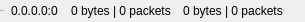
              <widget class="QFrame" name="bottomBar">
               <property name="minimumSize">
                <size>
                 <width>0</width>
                 <height>22</height>
                </size>
               </property>
               <property name="maximumSize">
                <size>
                 <width>16777215</width>
                 <height>22</height>
                </size>
               </property>
               <property name="frameShape">
                <enum>QFrame::NoFrame</enum>
               </property>
               <property name="frameShadow">
                <enum>QFrame::Raised</enum>
               </property>
               <layout class="QHBoxLayout" name="horizontalLayout_5">
                <property name="spacing">
                 <number>0</number>
                </property>
                <property name="leftMargin">
                 <number>0</number>
                </property>
                <property name="topMargin">
                 <number>0</number>
                </property>
                <property name="rightMargin">
                 <number>0</number>
                </property>
                <property name="bottomMargin">
                 <number>0</number>
                </property>
                <item>
                 <widget class="QLabel" name="lbl_server_addr">
                  <property name="sizePolicy">
                   <sizepolicy hsizetype="Preferred" vsizetype="Preferred">
                    <horstretch>0</horstretch>
                    <verstretch>0</verstretch>
                   </sizepolicy>
                  </property>
                  <property name="minimumSize">
                   <size>
                    <width>0</width>
                    <height>0</height>
                   </size>
                  </property>
                  <property name="maximumSize">
                   <size>
                    <width>16777215</width>
                    <height>16</height>
                   </size>
                  </property>
                  <property name="font">
                   <font>
                    <family>Segoe UI</family>
                    <pointsize>-1</pointsize>
                    <italic>false</italic>
                    <bold>false</bold>
                   </font>
                  </property>
                  <property name="styleSheet">
                   <string notr="true">QLabel {
	text-align: right;
	padding-right:0px;
}</string>
                  </property>
                  <property name="text">
                   <string>0.0.0.0:0</string>
                  </property>
                 </widget>
                </item>
                <item>
                 <widget class="QLabel" name="label_2">
                  <property name="sizePolicy">
                   <sizepolicy hsizetype="Fixed" vsizetype="Preferred">
                    <horstretch>0</horstretch>
                    <verstretch>0</verstretch>
                   </sizepolicy>
                  </property>
                  <property name="maximumSize">
                   <size>
                    <width>25</width>
                    <height>16777215</height>
                   </size>
                  </property>
                  <property name="styleSheet">
                   <string notr="true">background-image: url(:/icons/images/icons/link.png);
background-repeat: no-repeat;
background-position: center center</string>
                  </property>
                  <property name="text">
                   <string/>
                  </property>
                 </widget>
                </item>
                <item>
                 <widget class="QLabel" name="lbl_client_addr">
                  <property name="styleSheet">
                   <string notr="true">QLabel {
	padding-left:0px;
}</string>
                  </property>
                  <property name="text">
                   <string>0.0.0.0:0</string>
                  </property>
                 </widget>
                </item>
                <item>
                 <widget class="QLabel" name="lbl_datagram">
                  <property name="sizePolicy">
                   <sizepolicy hsizetype="Expanding" vsizetype="Preferred">
                    <horstretch>0</horstretch>
                    <verstretch>0</verstretch>
                   </sizepolicy>
                  </property>
                  <property name="maximumSize">
                   <size>
                    <width>16777215</width>
                    <height>16</height>
                   </size>
                  </property>
                  <property name="font">
                   <font>
                    <family>Segoe UI</family>
                    <pointsize>-1</pointsize>
                    <italic>false</italic>
                    <bold>false</bold>
                   </font>
                  </property>
                  <property name="styleSheet">
                   <string notr="true"/>
                  </property>
                  <property name="text">
                   <string/>
                  </property>
                  <property name="alignment">
                   <set>Qt::AlignLeading|Qt::AlignLeft|Qt::AlignVCenter</set>
                  </property>
                 </widget>
                </item>
                <item>
                 <widget class="QLabel" name="label_1">
                  <property name="sizePolicy">
                   <sizepolicy hsizetype="Fixed" vsizetype="Preferred">
                    <horstretch>0</horstretch>
                    <verstretch>0</verstretch>
                   </sizepolicy>
                  </property>
                  <property name="minimumSize">
                   <size>
                    <width>12</width>
                    <height>0</height>
                   </size>
                  </property>
                  <property name="maximumSize">
                   <size>
                    <width>12</width>
                    <height>16777215</height>
                   </size>
                  </property>
                  <property name="styleSheet">
                   <string notr="true">QLabel {
	background-image: url(:/icons/images/icons/chevron-statusbarup.png);
	background-repeat:no-repeat;
	background-position: center center;
}</string>
                  </property>
                  <property name="text">
                   <string/>
                  </property>
                 </widget>
                </item>
                <item>
                 <widget class="QLabel" name="lbl_tx_count">
                  <property name="styleSheet">
                   <string notr="true">QLabel {
padding-left:0px;
}
</string>
                  </property>
                  <property name="text">
                   <string>0 bytes | 0 packets</string>
                  </property>
                 </widget>
                </item>
                <item>
                 <widget class="QLabel" name="label_3">
                  <property name="sizePolicy">
                   <sizepolicy hsizetype="Fixed" vsizetype="Preferred">
                    <horstretch>0</horstretch>
                    <verstretch>0</verstretch>
                   </sizepolicy>
                  </property>
                  <property name="minimumSize">
                   <size>
                    <width>12</width>
                    <height>0</height>
                   </size>
                  </property>
                  <property name="maximumSize">
                   <size>
                    <width>12</width>
                    <height>16777215</height>
                   </size>
                  </property>
                  <property name="styleSheet">
                   <string notr="true">QLabel {
	background-image: url(:/icons/images/icons/chevron-statusbardown.png);
	background-repeat:no-repeat;
	background-position: center center;
}</string>
                  </property>
                  <property name="text">
                   <string/>
                  </property>
                 </widget>
                </item>
                <item>
                 <widget class="QLabel" name="lbl_rx_count">
                  <property name="styleSheet">
                   <string notr="true">QLabel {
padding-left:0px;
}
</string>
                  </property>
                  <property name="text">
                   <string>0 bytes | 0 packets</string>
                  </property>
                 </widget>
                </item>
                <item>
                 <widget class="QLabel" name="lbl_version">
                  <property name="sizePolicy">
                   <sizepolicy hsizetype="Preferred" vsizetype="Preferred">
                    <horstretch>0</horstretch>
                    <verstretch>0</verstretch>
                   </sizepolicy>
                  </property>
                  <property name="maximumSize">
                   <size>
                    <width>16777215</width>
                    <height>16</height>
                   </size>
                  </property>
                  <property name="font">
                   <font>
                    <family>Segoe UI</family>
                    <pointsize>-1</pointsize>
                    <italic>false</italic>
                    <bold>false</bold>
                   </font>
                  </property>
                  <property name="text">
                   <string>v1.0</string>
                  </property>
                  <property name="textFormat">
                   <enum>Qt::PlainText</enum>
                  </property>
                  <property name="alignment">
                   <set>Qt::AlignLeading|Qt::AlignLeft|Qt::AlignVCenter</set>
                  </property>
                 </widget>
                </item>
                <item>
                 <widget class="QFrame" name="frame_size_grip">
                  <property name="minimumSize">
                   <size>
                    <width>20</width>
                    <height>0</height>
                   </size>
                  </property>
                  <property name="maximumSize">
                   <size>
                    <width>20</width>
                    <height>16777215</height>
                   </size>
                  </property>
                  <property name="styleSheet">
                   <string notr="true">background-image: url(:/icons/images/icons/cil-size-grip.png);
background-repeat: no-repeat;
background-position: right bottom</string>
                  </property>
                  <property name="frameShape">
                   <enum>QFrame::NoFrame</enum>
                  </property>
                  <property name="frameShadow">
                   <enum>QFrame::Raised</enum>
                  </property>
                 </widget>
                </item>
               </layout>
              </widget>
